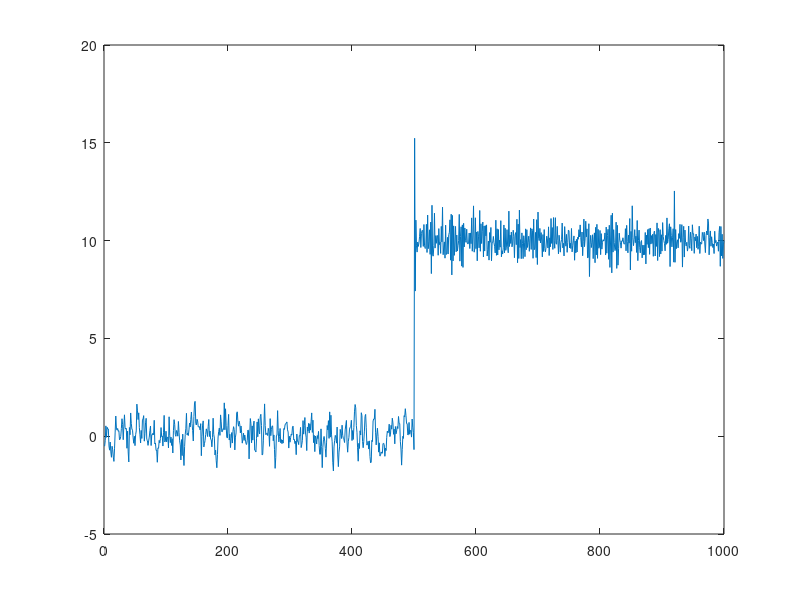
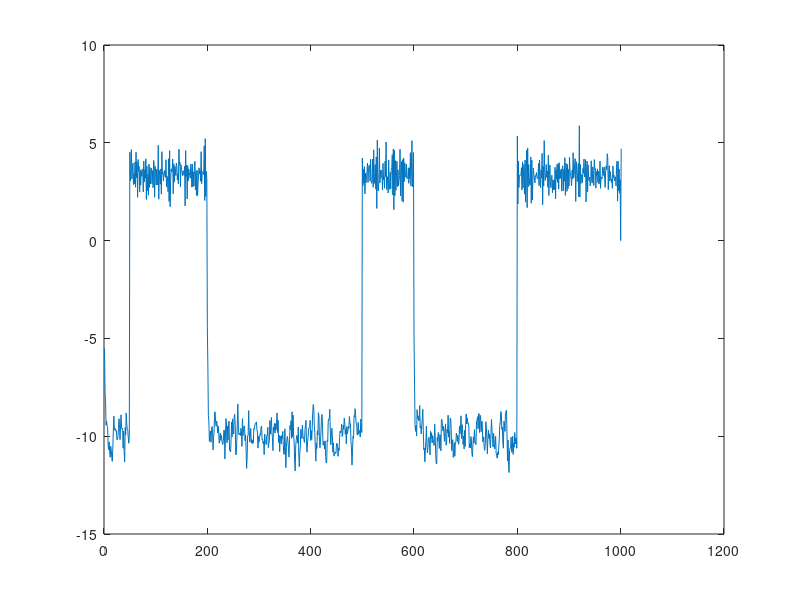

Reproduce these figures in MATLAB, in order. (Note: this script raises an error after producing the figures.)
% Xt = c + et + psi(x_tm1 - c) + theta*x_tm1    ARMA process

close all
% AR(1) process

c1 = 0;
c2 = 10;
% Let et ~ N(0,1)
% Xt  = et + psi*x_tm1
thetaMA1 = 0;   
thetaMA2 = 0;
psiAR1 = .5;
psiAR2 = -.5;
sig2_err = .3;

phi_now = 0.01;

psiGroup   = [psiAR1,psiAR2];
thetaGroup = [thetaMA1, thetaMA2];

nPoints = 1000;
Xseries = zeros(nPoints,1);

XseriesManual = zeros(nPoints,1);

error_terms = normrnd(0,sqrt(sig2_err),nPoints);

manualPoints = [1, 50, 200, 500, 600, 800, nPoints];
manualMeans  = [-1,   1,  -1,  1,  -1,  1]*5;
manualGroups = [1,    2,   1,  2,   1,  2];

Xseries(1) = c1 + error_terms(1);
for i = 2:ceil(nPoints/2)
    Xseries(i) = c1 + error_terms(i) + psiAR1 * (Xseries(i-1) - c1) + thetaMA1*error_terms(i-1);
end

sampleVar1 = std(Xseries(1:ceil(nPoints/2)) )^2 
Var1 = (1+2*psiAR1*thetaMA1+thetaMA1^2)*sig2_err/(1-psiAR1^2)


for i = (ceil(nPoints/2)+1):nPoints
    Xseries(i) = c2 + error_terms(i) + psiAR2 * (Xseries(i-1) - c2) + thetaMA2*error_terms(i-1);
end

seriesDifferences = Xseries(1:(nPoints-1)) - Xseries(2:(nPoints));

differences1 = seriesDifferences(1:ceil(nPoints/2));
differences2 = seriesDifferences(ceil(nPoints/2):(nPoints-1));

varDiff1 = std(differences1)^2



sampleVar2 = std(Xseries( (ceil(nPoints/2)+1):nPoints) )^2 
Var2 = (1+2*psiAR2*thetaMA2+thetaMA2^2)*sig2_err/(1-psiAR2^2)
varDiff2 = std(differences2)^2


for i = 1:(length(manualPoints)-1)
    
    p1 = manualPoints(i);
    p2 = manualPoints(i+1)-1;
    group_i = manualGroups(i);
    mean_i = manualMeans(i);

    psi_i = psiGroup(group_i);
    theta_i = thetaGroup(group_i);


    XseriesManual(p1) = mean_i + error_terms(p1);
    for j = (p1+1):p2
        XseriesManual(j) = mean_i + error_terms(j) + psi_i * (XseriesManual(j-1) - c1) + theta_i*error_terms(j-1);
    end
end
j = p2+1;
XseriesManual(j+1)       = mean_i + error_terms(j+1) + psi_i * (XseriesManual(j) - c1) + theta_i*error_terms(j);

XseriesManual

figure()
plot(Xseries)

figure()
plot(XseriesManual)
hold on
for i = 1:(length(manualPoints)-1)
    xline(manualPoints(i),'LineWidth',2)
end
hold off

figure()
plot(XseriesManual)
